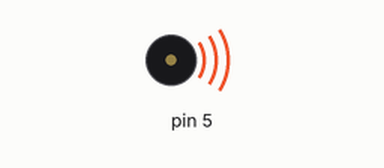
Simulated run of this sketch. Board: Arduino Uno, built with avr-gcc and run on an emulated ATmega328P. Shown: buzzer (waves = sounding).

Above: at 0.2 s.
Timing chart, 0 to 3.0 s (numbered marks = the images above):
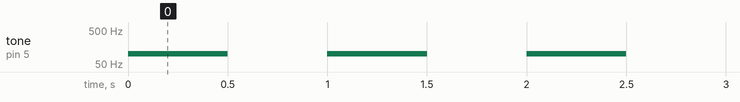

The sketch:

toneDelay_03.ino
```cpp
void setup()
{

}

void loop()
{
  tone(5, 100, 500); //now with 3 arguments!
  delay(1000);
}
```

Measured:
- by itself, tone on pin 5: alternates 100 Hz for 0.50 s and silent for 0.50 s
